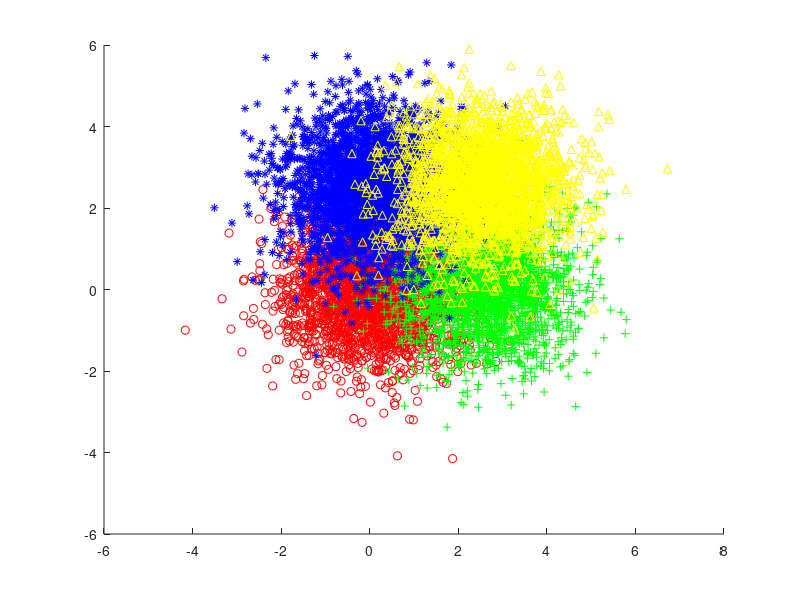

Reproduce this figure in MATLAB.
N_sample = 10000;
numClasses = 4;
thresValStep = 0;
xCor = 0;
yCor = 0;
minValStep = 0;
corTotal = {};
for c = 1:numClasses
    if xCor + yCor == 2 * thresValStep
        corTotal{c} = [xCor, yCor];
        thresValStep = thresValStep + 1;
        xCor = thresValStep;
        yCor = 0;
        minValStep = 0;
    elseif xCor == thresValStep
        corTotal{c} = [xCor, yCor];
        yCor = xCor;
        xCor = minValStep;
        minValStep = minValStep + 1;
    else
        corTotal{c} = [xCor, yCor];
        xCor = thresValStep;
        yCor = minValStep;
    end
end

color = ['r','g','b','y','k', 'm', 'c', 'r', 'g', 'b', 'y'];
marker = ['o', '+', '*', '^', 'd', 's', 'v', '.', '<', '>', '*'];

% Specific a covariance matrix
D = 2;
SIGMA = zeros(D, D);
for i = 1:D
    SIGMA(i, i) = 1;
end

for i = 1:numClasses
    mu_i = [2.56, 2.56] .* corTotal{i};
    data{i} = mvnrnd(mu_i, SIGMA, int64(N_sample / numClasses));
end

if numClasses < 12
    figure;
    hold on;
    for i = 1:numClasses
        scatter(data{i}(:, 1), data{i}(:, 2),'MarkerEdgeColor',color(i), 'Marker', marker(i));
    end
end

